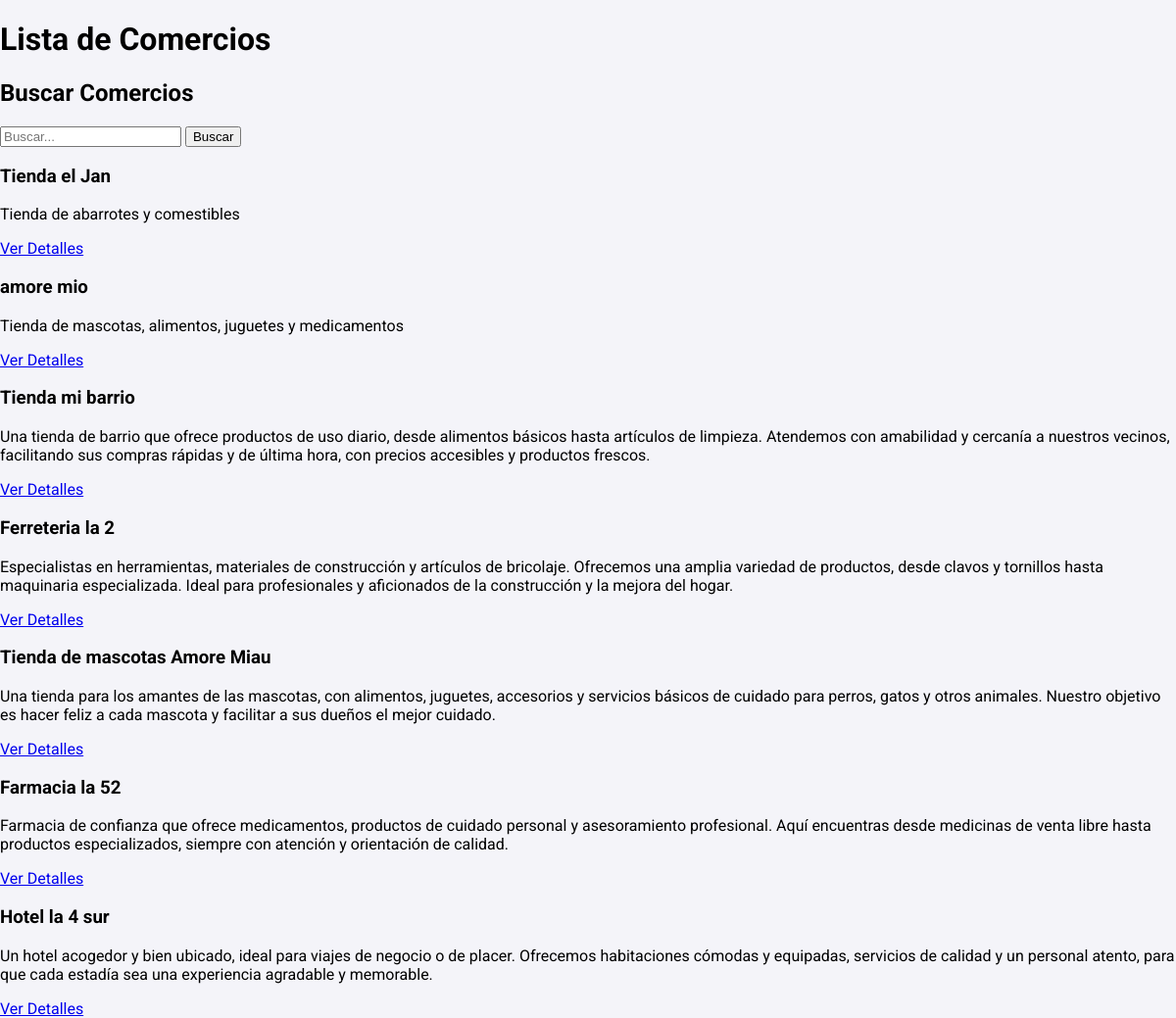
Screenshot of /comercios/comercios/ with the database file from the repository.
### comercios/models.py (models this page shows, shortened)
class Comercio(models.Model):
    nombre = models.CharField(max_length=100)
    descripcion = models.TextField()
    categoria = models.CharField(
        max_length=50,
        choices=[
            ('restaurante', 'Restaurante'),
            ('ferreteria', 'Ferretería'),
            ('heladeria', 'Heladería'),
            ('mascotas', 'Tienda de Mascotas'),
            ('tienda', 'Tienda de barrio'),
            ('farmacia', 'Farmacia'),
            ('hotel', 'Hotel')
        ]
    )
    direccion = models.CharField(max_length=150, default="Dirección no especificada")
    contacto = models.CharField(max_length=50, default="Sin contacto")
    redes_sociales = models.URLField(blank=True, null=True)
    foto = models.ImageField(upload_to='fotos_comercios/', blank=True, null=True)
    novedad = models.BooleanField(default=False)

### comercios/views.py (the view)
# urls.py: path('comercios/', lista_comercios, name='comercios'),  # Cambiado a 'comercios'
def lista_comercios(request):
    query = request.GET.get('q')
    categoria = request.GET.get('categoria')
    comercios = Comercio.objects.all()
    if query:
        comercios = comercios.filter(Q(nombre__icontains=query) | Q(categoria__icontains=query))
    if categoria and categoria != 'todas':
        comercios = comercios.filter(categoria=categoria)
    comercios_novedad = Comercio.objects.filter(novedad=True)
    categorias_disponibles = Comercio.objects.values_list('categoria', flat=True).distinct()
    return render(request, 'comercios/lista_comercios.html', {
        'comercios': comercios,
        'comercios_novedad': comercios_novedad,
        'categorias_disponibles': categorias_disponibles,
        'query': query,
        'categoria': categoria
    })

### comercios/templates/comercios/lista_comercios.html
{% extends 'base.html' %}
{% load static %}
{% block content %}
    <h1>Lista de Comercios</h1>
    <h2>Buscar Comercios</h2>
    <form method="GET">
        <input type="text" name="q" placeholder="Buscar...">
        <button type="submit">Buscar</button>
    </form>
    <div class="comercios">
        {% for comercio in comercios %}
            <div class="comercio">
                <h3>{{ comercio.nombre }}</h3>
                <p>{{ comercio.descripcion }}</p>
                <a href="{% url 'comercio-detail' comercio.pk %}">Ver Detalles</a>
            </div>
        {% endfor %}
    </div>
{% endblock %}

### staticfiles/css/styles.css (style rules this page uses)
body { font-family: 'Roboto', sans-serif; margin: 0; padding: 0; background-color: #f4f4f9; }

### rows the page displays
Comercio: nombre "Tienda el Jan", descripcion "Tienda de abarrotes y comestibles"
Comercio: nombre "amore mio", descripcion "Tienda de mascotas, alimentos, juguetes y medicamentos"
Comercio: nombre "Tienda mi barrio", descripcion "Una tienda de barrio que ofrece productos de uso diario, desde alimentos básicos hasta artículos de limpieza. Atendemos con amabilidad y cercanía a nuestros vecinos, facilitando sus compras rápidas y de última hora, con precios accesibles y productos frescos."
Comercio: nombre "Ferreteria la 2", descripcion "Especialistas en herramientas, materiales de construcción y artículos de bricolaje. Ofrecemos una amplia variedad de productos, desde clavos y tornillos hasta maquinaria especializada. Ideal para profesionales y aficionados de la construcción y la mejora del hogar."
Comercio: nombre "Tienda de mascotas Amore Miau", descripcion "Una tienda para los amantes de las mascotas, con alimentos, juguetes, accesorios y servicios básicos de cuidado para perros, gatos y otros animales. Nuestro objetivo es hacer feliz a cada mascota y facilitar a sus dueños el mejor cuidado."
Comercio: nombre "Farmacia la 52", descripcion "Farmacia de confianza que ofrece medicamentos, productos de cuidado personal y asesoramiento profesional. Aquí encuentras desde medicinas de venta libre hasta productos especializados, siempre con atención y orientación de calidad."
Comercio: nombre "Hotel la 4 sur", descripcion "Un hotel acogedor y bien ubicado, ideal para viajes de negocio o de placer. Ofrecemos habitaciones cómodas y equipadas, servicios de calidad y un personal atento, para que cada estadía sea una experiencia agradable y memorable."
